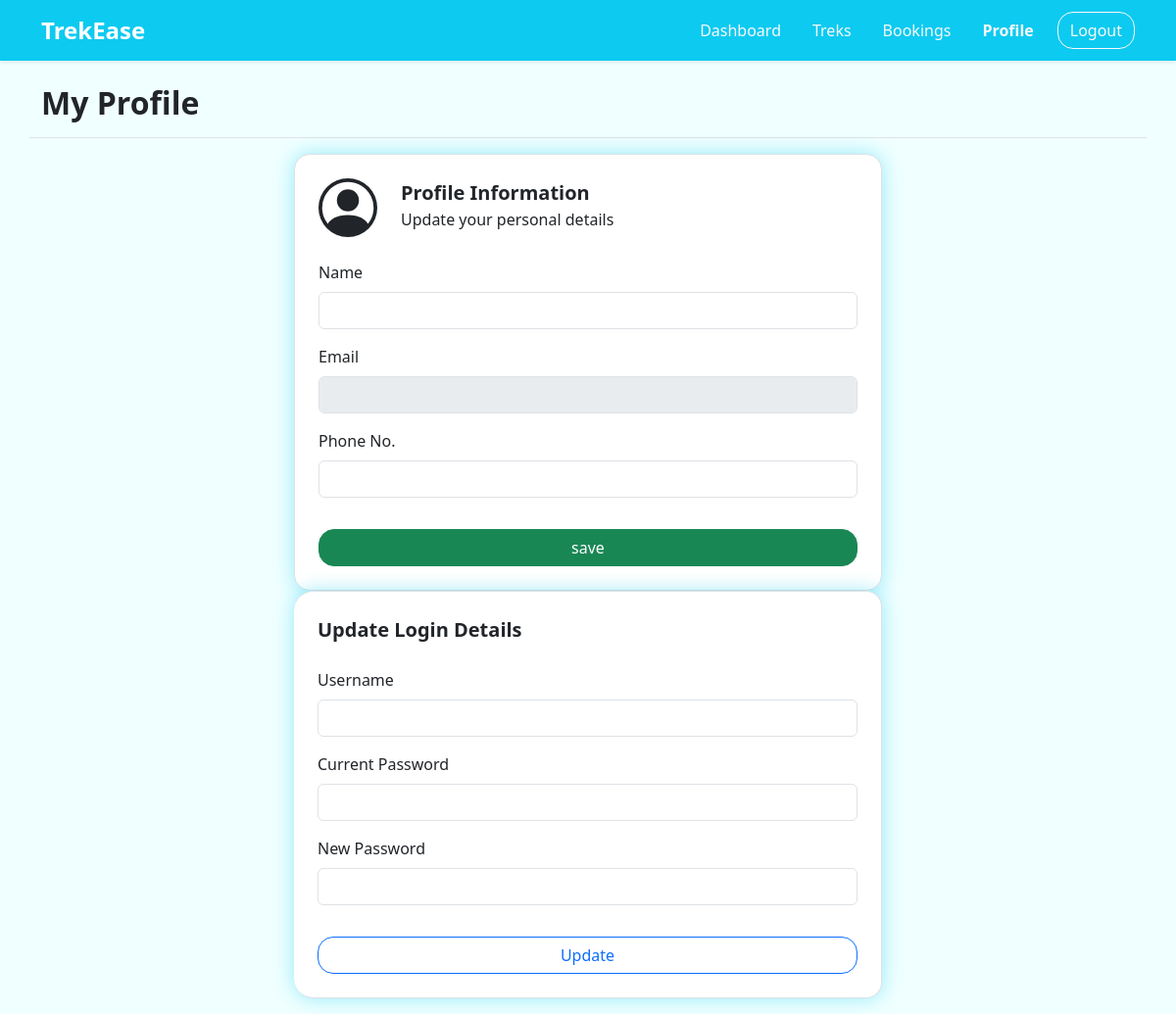
The app's page /profile/16 (signed in), older data.
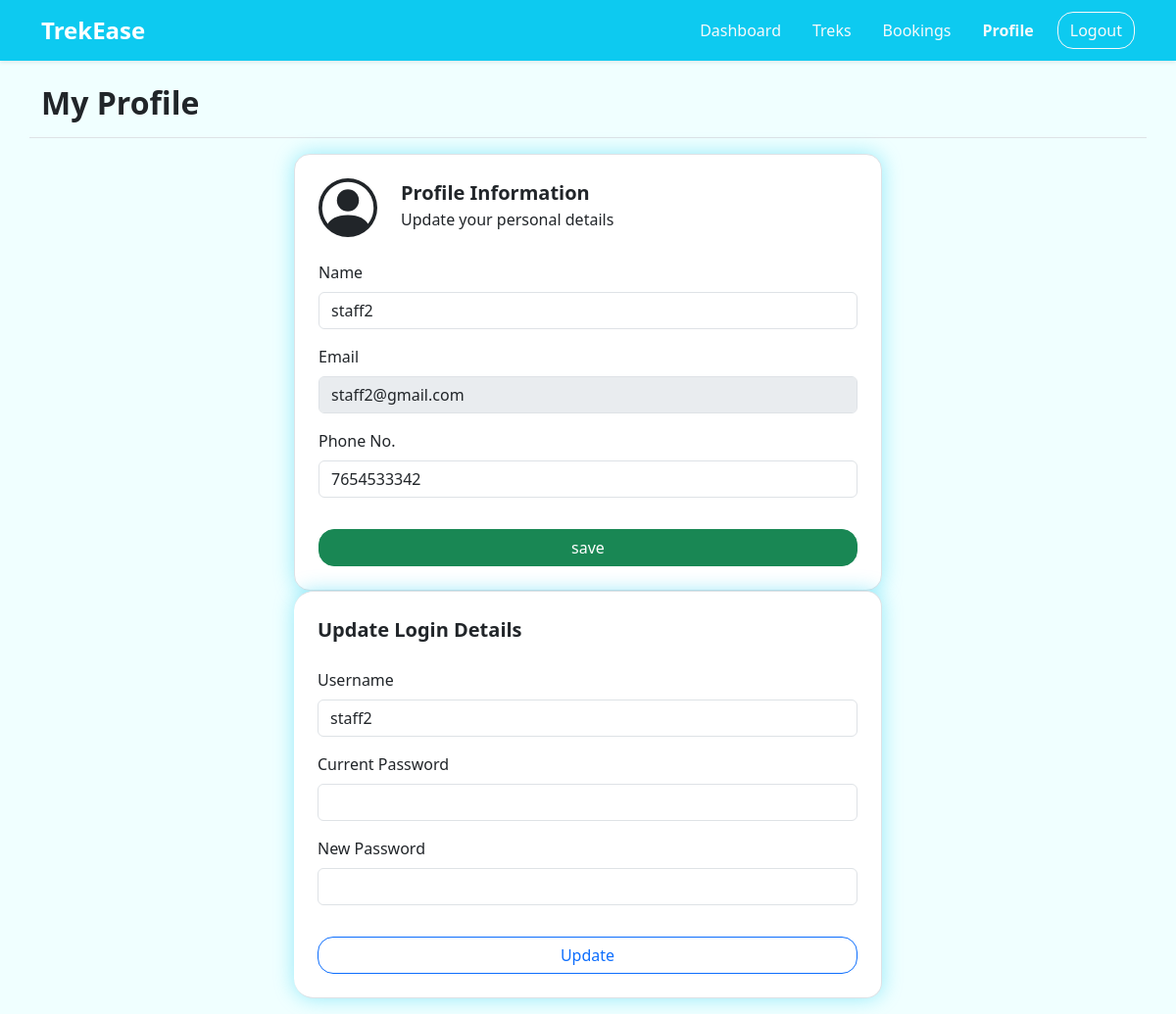
The same page, newer data.
### application/models.py (models this page shows)
class User(db.Model):
    __tablename__ = "user"
    id = db.Column(db.Integer(), primary_key=True)
    username = db.Column(db.String(30), unique=True, nullable=False)
    name = db.Column(db.String(30), nullable=False)
    email = db.Column(db.String(80), unique=True, nullable=False)
    password = db.Column(db.String, nullable=False)
    phone_no = db.Column(db.String(10), unique=True)
    status = db.Column(db.String, default="Active")
    role = db.Column(db.String, default="user", nullable=True)
    created_at = db.Column(db.Date, default=date.today)
    bookings = db.relationship("Booking", backref="user")
    assigned_trek = db.relationship("Trek", backref="staff")

### application/controllers.py (the view, shortened to what this page needs)
@app.route("/profile/<int:user_id>", methods=['GET', 'POST'])
def profile(user_id):
    user = User.query.get(user_id)
    return render_template("/user/profile.html", user=user)

### templates/user/profile.html (shortened to what the changed rows need)
<!DOCTYPE html>
<html lang="en">
<head>
    <link href="https://cdn.jsdelivr.net/npm/bootstrap@5.3.2/dist/css/bootstrap.min.css" rel="stylesheet">
    <link rel="stylesheet" href="/static/style.css">
</head>
{% if user.status == "Blacklisted" %}
<body class="d-flex flex-column min-vh-100 bg-light">
    <nav class="navbar navbar-expand-lg navbar-dark bg-info shadow-sm">
        <div class="container">
            <div class="navbar-brand ">
                <a class="navbar-brand fw-bold fs-4" href="#">TrekEase</a>
            </div>
            <ul class="nav align-items-center">
                <li class="nav-item ms-2">
                    <a href="/" class="btn btn-outline-light rounded-4">Logout</a>
                </li>
            </ul>
        </div>
        </div>
    </nav>
    <div class="container text-center" id="pending-message">
        <h2 class="mb-3 border-bottom pb-2">Access Restricted</h2>
        <p class=" fs-6 fw-semibold ">Hello {{user.name}}, your User id has been blocked</p>
        <a href="/" class="btn btn-outline-danger rounded-4">Logout</a>
    </div>
</body>
{% else %}
<body>
    <nav class="navbar navbar-expand-lg navbar-dark bg-info shadow-sm">
        <div class="container">
            <div class="navbar-brand ">
                <a class="navbar-brand fw-bold fs-4" href="/user_dashboard/{{user.id}}">TrekEase</a>
            </div>
            <ul class="nav align-items-center">
                <li class="nav-item"><a class="nav-link active link-light"
                        href="/user_dashboard/{{user.id}}">Dashboard</a></li>
                <li class="nav-item"><a class="nav-link link-light" href="/user_treks/{{user.id}}">Treks</a></li>
                <li class="nav-item"><a class="nav-link link-light" href="/my_bookings/{{user.id}}">Bookings</a></li>
                <li class="nav-item"><a class="nav-link link-light fw-bold" href="/profile/{{user.id}}">Profile</a></li>
                <li class="nav-item ms-2">
                    <a href="/" class="btn btn-outline-light rounded-4">Logout</a>
                </li>
            </ul>
        </div>
    </nav>
    <br>
    <div class="container d-flex justify-content-between align-items-center w-100 border-bottom pb-2">
        <h2 class="fw-semibold">My Profile</h2>
    </div>
    <br>
    <div class="container my-3">
        <div class="row g-4 ">
            <div class="col-md-6  p-4 border rounded-4" id="form-body">
                <div class="  row">
                    <div class="col-auto">
                        <p class="mb-0 fw-semibold fs-5">Profile Information</p>
                        <p class="my-0 text-mute fs-6">Update your personal details</p>
                    </div>
                </div><br>
                <form class="row g-3" action="" method="POST">
                    <div class="col-12">
                        <label for="inputAddress" class="form-label">Name</label>
                        <input type="text" class="form-control" id="inputAddress" value="{{user.name}}" required
                            name="name">
                    </div>
                    <div class="col-12">
                        <label for="inputAddress1" class="form-label">Email</label>
                        <input type="Email" class="form-control" id="inputAddress1" value="{{user.email}}" disabled required
                            name="email">
                    </div>
                    <div class="col-12">
                        <label for="inputAddress2" class="form-label">Phone No.</label>
                        <input type="text" class="form-control" id="inputAddress2" value="{{user.phone_no}}" required
                            name="phone_no">
                    </div>
                    <div class=" d-grid gap-2">
                        <input type="submit" class="btn btn-success rounded-4" value="save">
                    </div>
                </form>
            </div>
            <div class="col-md-6 p-4 border border-start-0 rounded-end-4" id="form-body">
                <div class="  row">
                    <div class="col-auto">
                        <p class="mb-0 fw-semibold fs-5">Update Login Details</p>
                    </div>
                </div><br>
                <form class="row g-3" action="#" method="POST">
                    <div class="col-12">
                        <label for="inpuUsername" class="form-label">Username</label>
                        <input type="Text" class="form-control" id="inputUsername" value="{{user.username}}" disabledrequired
                            name="username">
                    </div>
                    <div class="col-md-12">
                        <label for="inputCurrent4" class="form-label">Current Password</label>
                        <input type="password" class="form-control" id="inputCurrent4" name="current" required>
                    </div>
                    <div class="col-md-12">
                        <label for="inputPassword4" class="form-label">New Password</label>
                        <input type="password" class="form-control" id="inputPassword4" name="updated" required>
                    </div>
                    <div class="text-center d-grid gap-2">
                        <input type="submit" class="btn btn-outline-primary rounded-4" value="Update">
                    </div>
                </form>
            </div>
        </div>
    </div>
</body>
{% endif %}
</html>

Row changes from the older to the newer data that the page shows:
added User: name "staff2", email "staff2@gmail.com", phone_no "7654533342", username "staff2"
